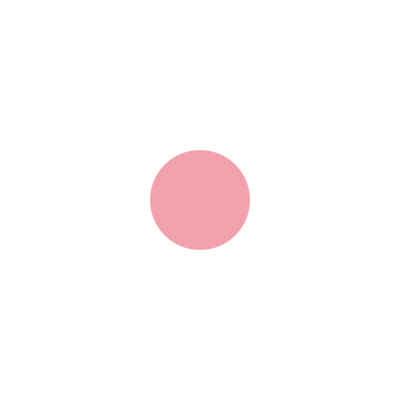
Frame 1 (no input)
Frame 60 (the mouse pressed at the canvas centre just before this capture): identical to frame 1, image omitted
Frame 120 (the mouse held since frame 60 and released just before this capture): identical to frame 1, image omitted

The Processing sketch that drew this single still picture (run headless with seeded random() and noise(); from frame 60 on, the mouse is pressed at the canvas centre):

// Processing sketch: Tweak
// ── Tweak.pde
// Tweak
//
// Play with hardcoded values in real time
// via Sketch menu->Tweak.
//
// Dan Wilcox 2016

void setup() {
  size(400, 400);
  noStroke();
}

void draw() {
  background(255);
  fill(233, 98, 111, 151);
  ellipse(200, 200, 100, 100);
}
